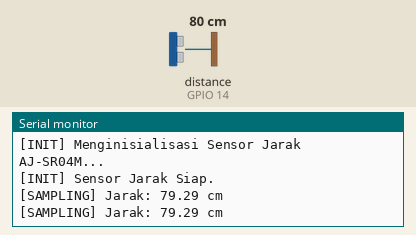
A program run on a simulated ESP32. Parts: the last lines printed to the serial monitor. Wiring (inferred from the names in the program): ultrasonic range finder: trigger GPIO 12; echo GPIO 14. Inputs (shaded band) come from the test bench; at power-on: distance to the obstacle (sensor on GPIO 14) 80 cm. The echo pulse lasts 58.3 µs per cm; WiFi joins after 1.5 s; servers stay silent unless stated; random numbers use the default seed unless the program sets one; no MQTT or app messages arrive unless stated.

Above: at 3.7 s.
3.8 s: distance to the obstacle (sensor on GPIO 14) set to 2 cm
At 5.1 s:
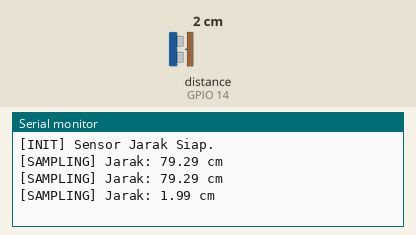
5.3 s: distance to the obstacle (sensor on GPIO 14) set to 4 cm
At 10.4 s:
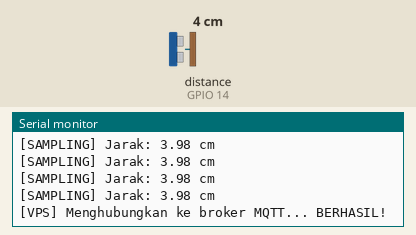
Timing chart, 0 to 11.9 s (numbered marks = the images above; inputs shaded):
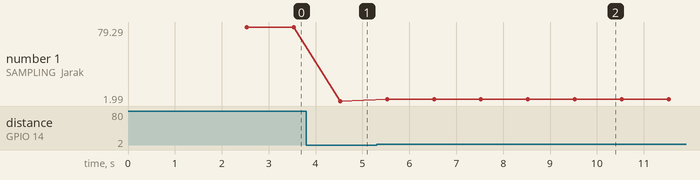

The program:

main.cpp
```cpp
#include <Arduino.h>
#include "config.h"
#include "sensor_ultrasonic.h"
#include "communication.h"

float jarak_cm = 0.0;
unsigned long interval_ultrasonik = 1000;
unsigned long timer_ultrasonik = 0;

void setup() {
  Serial.begin(115200);
  delay(1000);
  Serial.println("========================================");
  Serial.println("Node Sensor Jarak (Ultrasonik & MQTT)");
  Serial.println("========================================");

  setupCommunication();
  initSensorUltrasonik();
}

void loop() {
  maintainCommunication();

  if (millis() - timer_ultrasonik >= interval_ultrasonik) {
    timer_ultrasonik = millis();
    bacaSensorUltrasonik();

    if (jarak_cm > 0.0 && jarak_cm <= 600.0) {
      String strJarak = String(jarak_cm, 2);

      // Publikasi dikembalikan menggunakan 1 topik saja
      publishJSONToVPSAndLocal(
        TOPIC_PUB_JARAK,
        "Modul_Ultrasonic",
        "jarak",
        "cm",
        strJarak,
        "normal",
        "Data Jarak Permukaan Aktual"
      );
    }
  }
}
```

communication.h
```cpp
#pragma once
#include <Arduino.h>
#include <PubSubClient.h>

extern PubSubClient clientVPS;
extern PubSubClient clientLocal;

void setupCommunication();
void maintainCommunication();

// Parameter topik dikembalikan menjadi satu (const char* topic)
void publishJSONToVPSAndLocal(const char* topic, const char* nama_modul, String variabel, String satuan, String data_kontrol, String data_status, String data_berita);
```

sensor_ultrasonic.h
```cpp
#pragma once
#include <Arduino.h>

void initSensorUltrasonik();
void bacaSensorUltrasonik();
```

communication.cpp
```cpp
#include "communication.h"
#include "config.h"
#include <WiFi.h>
#include <WiFiMulti.h>
#include <WiFiClientSecure.h>
#include <ArduinoJson.h>

WiFiMulti wifiMulti;

WiFiClientSecure espClientVPS;
PubSubClient clientVPS(espClientVPS);

unsigned long lastCloudCheckTimer = 0;

void setup_wifi() {
  delay(10);
  Serial.println("\n[WIFI] Memulai pemindaian sinyal Wi-Fi...");

  wifiMulti.addAP("RASV-SERVER", "Rasv-Server!123456");
  wifiMulti.addAP("Ifhan Sugiarto", "ifhans77");
  wifiMulti.addAP("ayam", "12345678");
  wifiMulti.addAP("Workshop 1", "eForacimenyan");
  wifiMulti.addAP("polban", "12polban34");

  Serial.print("[WIFI] Menyambungkan");
  while (wifiMulti.run() != WL_CONNECTED) {
    delay(500);
    Serial.print(".");
  }
  Serial.println("\n[WIFI] Sukses Terhubung Jaringan!");
  Serial.print("[WIFI] SSID Terhubung: ");
  Serial.println(WiFi.SSID());
}

void setupCommunication() {
  setup_wifi();

  // Set mode pengamanan SSL/TLS persis seperti kode pengujian Anda
  espClientVPS.setInsecure();

  // SEMUA BATASAN TIMEOUT 5 DETIK DIHAPUS
  // Kita biarkan ESP32 menggunakan pengaturan defaultnya yang terbukti berhasil

  clientVPS.setServer(VPS_HOST, VPS_PORT);

  // Ukuran buffer tetap kita besarkan agar cukup untuk menampung teks JSON yang panjang
  clientVPS.setBufferSize(1024);
}

void maintainCommunication() {
  // Jaga koneksi Wi-Fi
  if (wifiMulti.run() != WL_CONNECTED) {
    setup_wifi();
  }

  // Jaga koneksi MQTT VPS
  if (WiFi.status() == WL_CONNECTED) {
    if (!clientVPS.connected()) {
      // Jeda percobaan diperpanjang menjadi 10 detik agar tidak terjadi penumpukan memori
      if (millis() - lastCloudCheckTimer >= 10000) {
        lastCloudCheckTimer = millis();

        Serial.print("[VPS] Menghubungkan ke broker MQTT... ");

        // Membuat Client ID acak
        String clientId = "ESP32Master-";
        clientId += String(random(0xffff), HEX);

        if (clientVPS.connect(clientId.c_str(), VPS_USER, VPS_PASS)) {
          Serial.println("BERHASIL!");
        } else {
          Serial.print("GAGAL, rc=");
          Serial.println(clientVPS.state());
        }
      }
    } else {
      // Pertahankan koneksi
      clientVPS.loop();
    }
  }
}

void publishJSONToVPSAndLocal(const char* topic, const char* nama_modul, String variabel, String satuan, String data_kontrol, String data_status, String data_berita) {

  // Hanya buat dan kirim JSON jika MQTT tersambung
  if (!clientVPS.connected()) {
    return;
  }

  // --- FORMAT JSON VPS (NESTED) ---
  StaticJsonDocument<768> docVPS;
  String rootKey = "sensorNode_farmda27b11b_" + String(MAC_ADDRESS);

  JsonArray dataArray = docVPS.createNestedArray(rootKey);
  JsonObject innerObj = dataArray.createNestedObject();

  innerObj["label_lokasi"]     = "farmda27b11b";
  innerObj["label_nama_Modul"] = nama_modul;
  innerObj["label_variabel"]   = variabel;
  innerObj["label_satuan"]     = satuan;
  innerObj["label_macAddr"]    = MAC_ADDRESS;
  innerObj["data_kontrol"]     = data_kontrol.toFloat();
  innerObj["data_status"]      = data_status;
  innerObj["data_berita"]      = data_berita;

  String payloadVPS;
  serializeJson(docVPS, payloadVPS);

  // Eksekusi Publish
  clientVPS.publish(topic, payloadVPS.c_str());
}
```

sensor_ultrasonic.cpp
```cpp
#include "sensor_ultrasonic.h"
#include "config.h"

void initSensorUltrasonik() {
  Serial.println("[INIT] Menginisialisasi Sensor Jarak AJ-SR04M...");

  pinMode(PIN_TRIG, OUTPUT);
  pinMode(PIN_ECHO, INPUT);

  digitalWrite(PIN_TRIG, LOW);

  Serial.println("[INIT] Sensor Jarak Siap.");
}

void bacaSensorUltrasonik() {
  digitalWrite(PIN_TRIG, LOW);
  delayMicroseconds(2);

  digitalWrite(PIN_TRIG, HIGH);
  delayMicroseconds(10);
  digitalWrite(PIN_TRIG, LOW);

  long duration = pulseIn(PIN_ECHO, HIGH, 35000);

  float distanceCm = duration * 0.034 / 2.0;

  if (distanceCm == 0 || distanceCm > 600) {
    Serial.println("[WARNING] Ultrasonik: Di luar jangkauan (atau terlalu dekat)");
  } else {
    jarak_cm = distanceCm;
    Serial.printf("[SAMPLING] Jarak: %.2f cm\n", jarak_cm);
  }
}
```

config.h
```cpp
#pragma once
#include <Arduino.h>

// =========================================================================
// KREDENSIAL MULTI-WIFI & BROKER MQTT
// =========================================================================
const char* const VPS_HOST      = "hivemqtt.e-farmingcorpora.cloud";
const int         VPS_PORT      = 8883;
const char* const VPS_USER      = "efarming";
const char* const VPS_PASS      = "EfarmingHiveMQ2026!";

// Kredensial Server Lokal (Dimatikan sementara di communication.cpp)
const char* const LOCAL_HOST      = "192.168.0.130";
const int         LOCAL_PORT      = 1883;
const char* const LOCAL_USER      = "efarming-local";
const char* const LOCAL_PASS      = "12345abc";
const char* const LOCAL_CLIENT_ID = "sensorjarak_master_local";

const char* const LOKASI_ALAT = "Workshop";
const char* const MAC_ADDRESS = "68:fe:71:12:e7:74";

// =========================================================================
// ROUTING TOPIK MQTT (DIKEMBALIKAN MENJADI 1 TOPIK)
// =========================================================================
const char* const TOPIC_PUB_JARAK = "edufarm/jarak/master/ultrasonic_realtime";

// =========================================================================
// KONFIGURASI PERANGKAT KERAS SENSOR
// =========================================================================
#define PIN_TRIG 12
#define PIN_ECHO 14

// =========================================================================
// DEKLARASI VARIABEL GLOBAL (extern)
// =========================================================================
extern float jarak_cm;
extern unsigned long interval_ultrasonik;
extern unsigned long timer_ultrasonik;
```

Measured:
- after the input at 3.8 s, the serial monitor: prints a new line after 0.73 s (image 1)
- after the input at 5.3 s, the serial monitor: prints a new line after 0.23 s (image 2)
- plotted number 1: 79.29 → 1.99 after the input at 3.8 s, 1.99 → 3.98 after the input at 5.3 s
